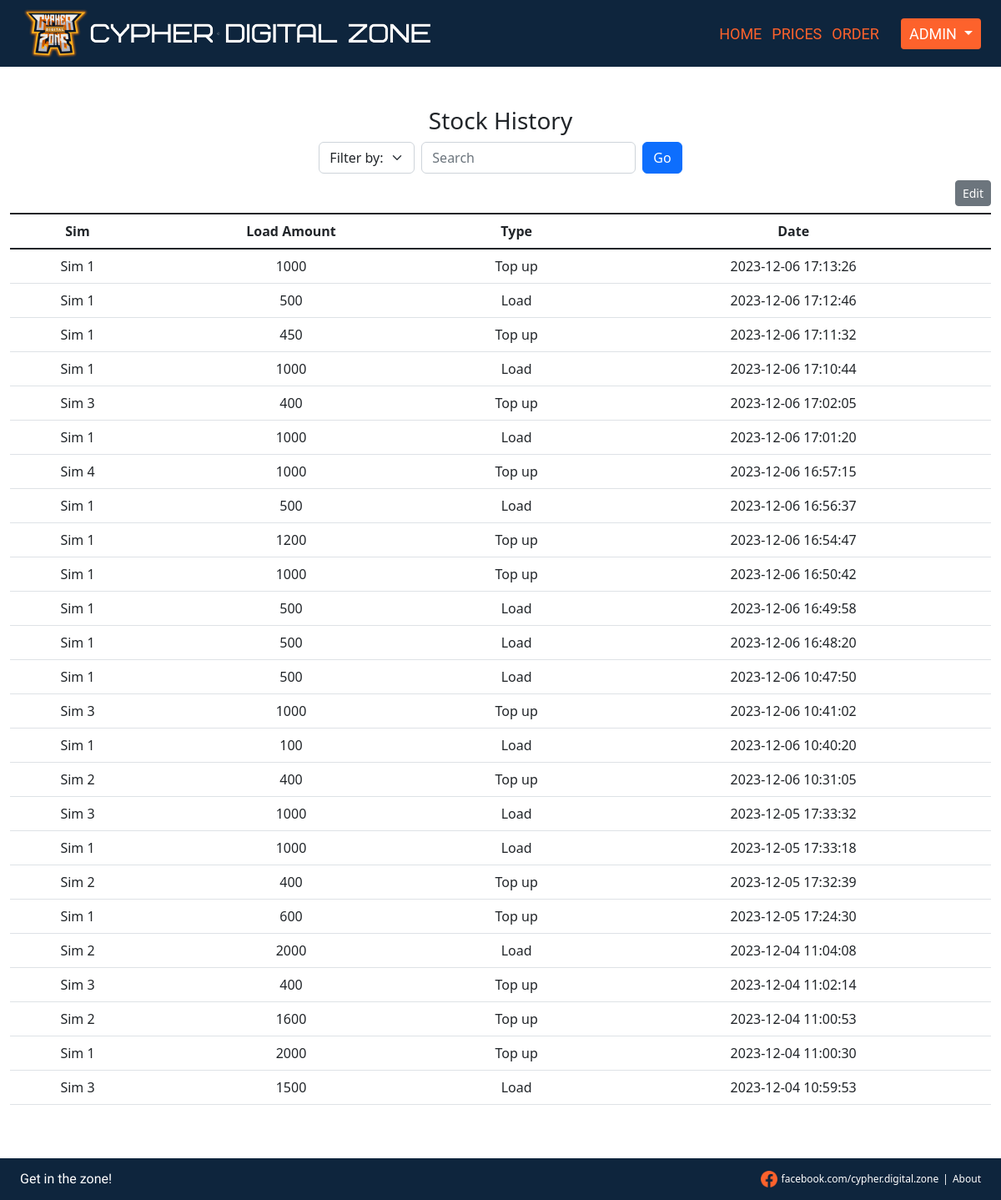
The app's page /history (signed in) with its own data.
### tables this page shows
CREATE TABLE history (
    id INTEGER PRIMARY KEY AUTOINCREMENT,
    stock_id INTEGER NOT NULL,
    load_amount NUMERIC NOT NULL,
    transaction_type TEXT NOT NULL,
    date DATETIME NOT NULL,
    FOREIGN KEY (stock_id) REFERENCES stocks(stock_id)
);

CREATE TABLE stocks (
    stock_id INTEGER PRIMARY KEY AUTOINCREMENT,
    user_id INTEGER NOT NULL,
    network TEXT NOT NULL,
    sim_name TEXT UNIQUE NOT NULL,
    sim_number TEXT UNIQUE NOT NULL,
    balance NUMERIC NOT NULL,
    date_added DATETIME NOT NULL,
    FOREIGN KEY (user_id) REFERENCES users(id)
);

### app.py (the view)
@app.route("/history")
@login_required
def history():
    toggle = request.args.get("toggle")
    user_id = session["user_id"]
    filter = request.args.get("filter")
    search = request.args.get("search")
    if filter == "type":
        filter_by = db.execute("SELECT sim_name, load_amount, transaction_type, date, id, stocks.stock_id FROM history JOIN stocks ON stocks.stock_id = history.stock_id WHERE user_id=? AND transaction_type LIKE ?", user_id, search + "%")
    elif filter == "sim":
        filter_by = db.execute("SELECT sim_name, load_amount, transaction_type, date, id, stocks.stock_id FROM history JOIN stocks ON stocks.stock_id = history.stock_id WHERE user_id=? AND sim_name LIKE ?", user_id, search + "%")
    elif filter == "date":
        filter_by = db.execute("SELECT sim_name, load_amount, transaction_type, date, id, stocks.stock_id FROM history JOIN stocks ON stocks.stock_id = history.stock_id WHERE user_id=? AND date LIKE ?", user_id, search + "%")
    else:
        filter_by = db.execute("SELECT sim_name, load_amount, transaction_type, date, id, stocks.stock_id FROM history JOIN stocks ON stocks.stock_id = history.stock_id WHERE user_id=? ORDER BY date DESC", user_id)
    username_db = db.execute("SELECT username FROM users WHERE id = ?", user_id)
    username = username_db[0]["username"]
    return render_template("history.html", database = filter_by, username = username, toggle = toggle, filter = filter, search = search)

### app.py (called while the page is built)
def login_required(f):
    @wraps(f)
    def decorated_function(*args, **kwargs):
        if session.get("user_id") is None:
            return redirect("/")
        return f(*args, **kwargs)
    return decorated_function

### templates/history.html (shortened to what this page needs)
{% extends "layout.html" %}
{% block main %}
    <h3>Stock History</h3>
    <form action="/history" class="alignForm" method="get">
        <div class="mx-1">
            <select name="filter" class="form-select form-control mx-auto" >
                <option disabled selected>Filter by:</option>
            </select>
        </div>
        <div class="mx-1">
            <input autocomplete="off" class="form-control mx-auto w-auto" name="search" placeholder="Search" type="text">
        </div>
        <button class="submitButton btn btn-primary mx-1" type="submit">Go</button>
    </form>
    <div class= "mt-2 editContainer2">
        {% if not toggle %}<a href="/history?filter={{ filter }}&search={{ search }}&toggle=edit"><button type="button" class="btn btn-secondary btn-sm">Edit</button></a>{% endif %}
    </div>
    <table class="table mt-2">
        <thead class="table-group-divider">
            <tr>
                <th scope="col">Sim</th>
                <th scope="col">Load Amount</th>
                <th scope="col">Type</th>
                <th scope="col">Date</th>
            </tr>
        </thead>
        <tbody class="table-group-divider">
            {% for row in database %}
                <tr>
                    <td>{{ row["sim_name"] }}</td>
                    <td>{{ row["load_amount"] }}</td>
                    <td>{{ row["transaction_type"] }}</td>
                    <td>{{ row["date"] }}</td>
                </tr>
            {% endfor %}
        </tbody>
    </table>
{% endblock %}

### static/styles.css (style rules this page uses)
html { height: 100vh; }
body { display: flex; flex-direction: column; justify-content: space-between; min-height: 100% }
.alignForm { align-items: center; display: flex; justify-content: center; }
.editContainer2 { display:flex; justify-content: right; }

### records on screen
history: sim_name "Sim 1", load_amount "1000", transaction_type "Top up", date "2023-12-06 17:13:26"
history: sim_name "Sim 1", load_amount "500", transaction_type "Load", date "2023-12-06 17:12:46"
history: sim_name "Sim 1", load_amount "450", transaction_type "Top up", date "2023-12-06 17:11:32"
history: sim_name "Sim 1", load_amount "1000", transaction_type "Load", date "2023-12-06 17:10:44"
history: sim_name "Sim 3", load_amount "400", transaction_type "Top up", date "2023-12-06 17:02:05"
history: sim_name "Sim 1", load_amount "1000", transaction_type "Load", date "2023-12-06 17:01:20"
history: sim_name "Sim 4", load_amount "1000", transaction_type "Top up", date "2023-12-06 16:57:15"
history: sim_name "Sim 1", load_amount "500", transaction_type "Load", date "2023-12-06 16:56:37"
history: sim_name "Sim 1", load_amount "1200", transaction_type "Top up", date "2023-12-06 16:54:47"
history: sim_name "Sim 1", load_amount "1000", transaction_type "Top up", date "2023-12-06 16:50:42"
history: sim_name "Sim 1", load_amount "500", transaction_type "Load", date "2023-12-06 16:49:58"
history: sim_name "Sim 1", load_amount "500", transaction_type "Load", date "2023-12-06 16:48:20"
history: sim_name "Sim 1", load_amount "500", transaction_type "Load", date "2023-12-06 10:47:50"
history: sim_name "Sim 3", load_amount "1000", transaction_type "Top up", date "2023-12-06 10:41:02"
history: sim_name "Sim 1", load_amount "100", transaction_type "Load", date "2023-12-06 10:40:20"
history: sim_name "Sim 2", load_amount "400", transaction_type "Top up", date "2023-12-06 10:31:05"
history: sim_name "Sim 3", load_amount "1000", transaction_type "Load", date "2023-12-05 17:33:32"
history: sim_name "Sim 1", load_amount "1000", transaction_type "Load", date "2023-12-05 17:33:18"
history: sim_name "Sim 2", load_amount "400", transaction_type "Top up", date "2023-12-05 17:32:39"
history: sim_name "Sim 1", load_amount "600", transaction_type "Top up", date "2023-12-05 17:24:30"
history: sim_name "Sim 2", load_amount "2000", transaction_type "Load", date "2023-12-04 11:04:08"
history: sim_name "Sim 3", load_amount "400", transaction_type "Top up", date "2023-12-04 11:02:14"
history: sim_name "Sim 2", load_amount "1600", transaction_type "Top up", date "2023-12-04 11:00:53"
history: sim_name "Sim 1", load_amount "2000", transaction_type "Top up", date "2023-12-04 11:00:30"
history: sim_name "Sim 3", load_amount "1500", transaction_type "Load", date "2023-12-04 10:59:53"
